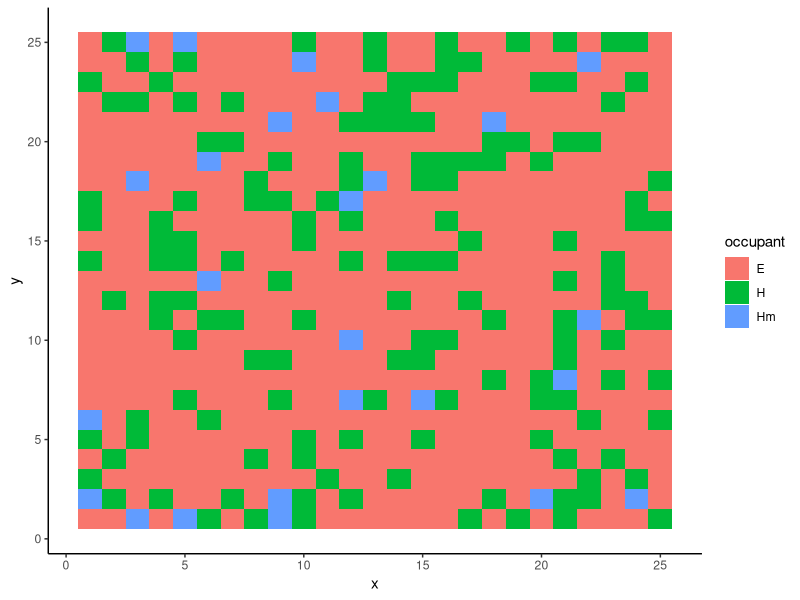
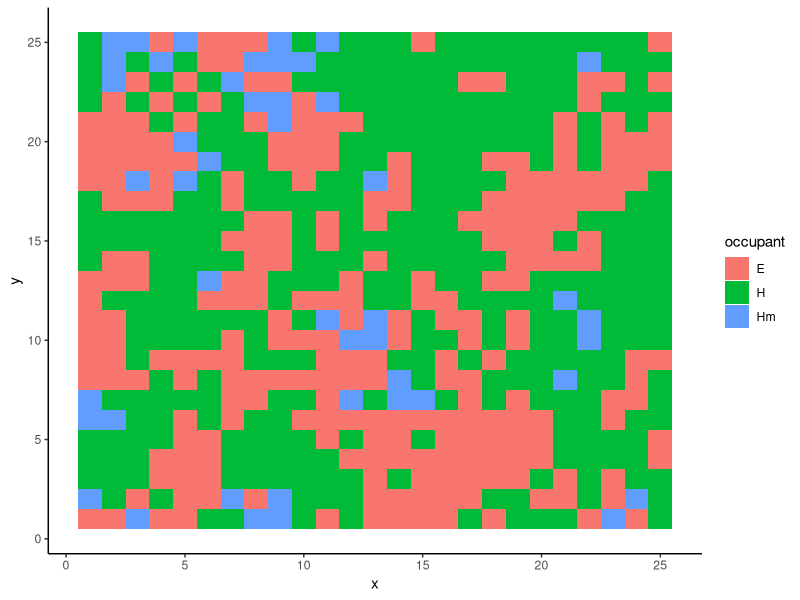
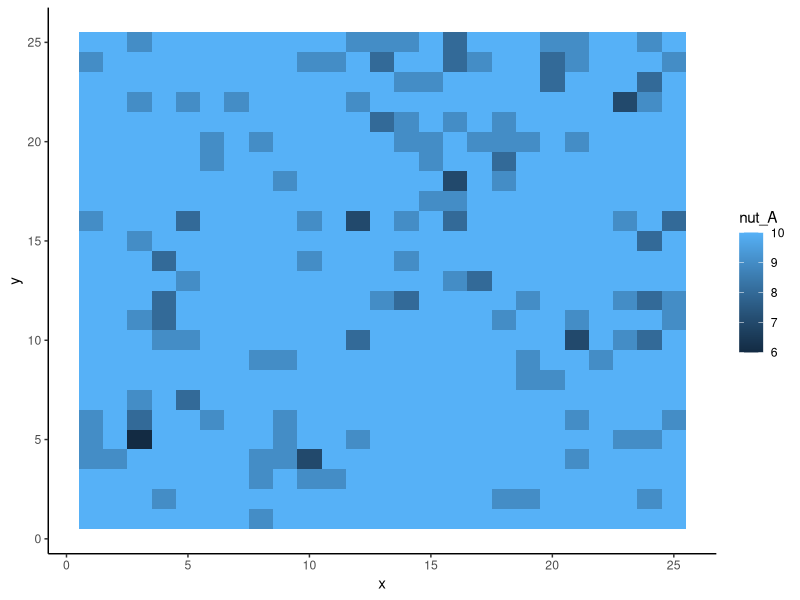
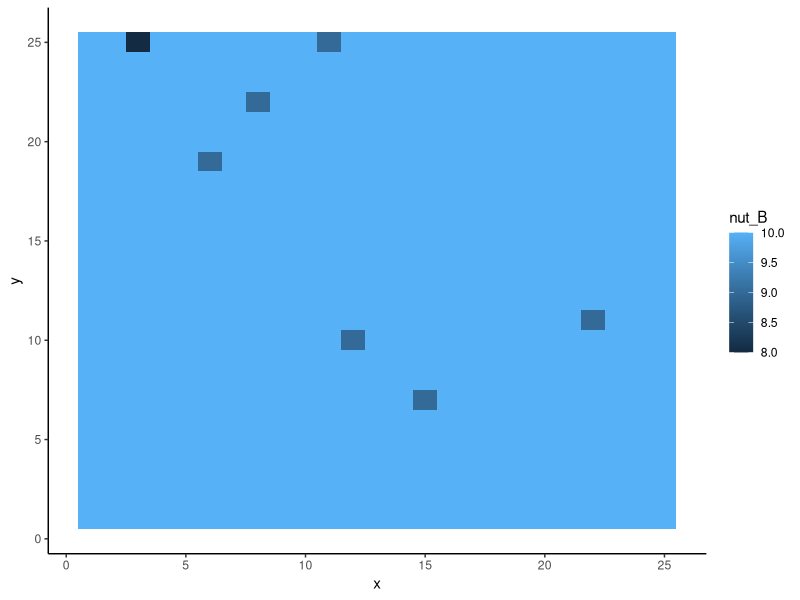

These figures' R source, in order:
library(tidyverse)
library(deSolve)


world_size <- 25
nutA_0 <- 10
nutB_0 <- 10
nutA_prod <- nutB_prod <- 0.1
nutA_K <- nutB_K <- 10
host_occupancy <- 0.3
prop_microbe <- 0.1
D_H <- D_Hm <- 0.01
R_H <- R_Hm <- 0.1
n_gens <- 100

set.seed(1291)
W_0 <- expand_grid(x = 1:world_size,
            y = 1:world_size,
            nut_A = nutA_0,
            nut_B = nutB_0) %>%
  mutate(occupant = sample(x = c("H", "Hm", "E"),
                           size = world_size ^ 2,
                           replace = TRUE,
                           prob = c(host_occupancy * (1 - prop_microbe),
                                    host_occupancy * prop_microbe,
                                    1 - host_occupancy)))
# W_0 %>%
#   ggplot(aes(x = x, y = y)) +
#   geom_tile(aes(fill = occupant)) +
#   theme_classic()

# W_prev <- W_0
# source_id <- 0

W_curr <- W_0
Res <- W_curr %>%
  mutate(gen = 0)
for(gen in 1:10){
  # 1. Deaths
  ii_H <- W_curr$occupant == "H"
  ii_D <- ( runif(n = sum(ii_H), min = 0, max = 1) < D_H ) | ( W_curr$nut_A[ii_H] < 1 )
  W_curr$occupant[ which(ii_H)[which(ii_D)] ] <- "E"
  
  ii_H <- W_curr$occupant == "Hm"
  ii_D <- ( runif(n = sum(ii_H), min = 0, max = 1) < D_Hm ) | ( W_curr$nut_A[ii_H] + W_curr$nut_B[ii_H] < 1 )
  W_curr$occupant[ which(ii_H)[which(ii_D)] ] <- "E"
  
  # 2. Reproduce
  ii_H <- W_curr$occupant == "H" & W_curr$nut_A > 0
  ii_R <- runif(n = sum(ii_H), min = 0, max = 1) < R_H
  
  To_reproduce <- W_curr[ which(ii_H)[which(ii_R)], ]
  # Maybe I can randomize the order of reproductions to ensure
  # no bias in the position
  for(i in 1:nrow(To_reproduce)){
    neighbors <- expand_grid(xn = (To_reproduce$x[i]-1):(To_reproduce$x[i]+1),
                             yn = (To_reproduce$y[i]-1):(To_reproduce$y[i]+1)) %>%
      filter(xn > 0) %>%
      filter(yn > 0) %>%
      filter(xn <= world_size) %>%
      filter(yn <= world_size) %>%
      filter(!(xn == To_reproduce$x[i] & yn == To_reproduce$y[i])) %>%
      left_join(W_curr, by = join_by(xn == x, yn == y))
    
    ii_E <- neighbors$occupant == "E"
    if(sum(ii_E) == 0){
      next
    }else{
      ii_new <- sample(x = which(ii_E), size = 1)
      
      W_curr$occupant[ W_curr$x == neighbors$xn[ii_new] & W_curr$y == neighbors$yn[ii_new] ] <- "H"
      ii_nut <- W_curr$x == To_reproduce$x[i] & W_curr$y == To_reproduce$y[i]
      W_curr$nut_A[ ii_nut ] <- W_curr$nut_A[ ii_nut ] - 1
      
    }
  }
  
  
  ii_H <- W_curr$occupant == "Hm" & (W_curr$nut_A > 0 | W_curr$nut_B > 0) 
  ii_R <- runif(n = sum(ii_H), min = 0, max = 1) < R_Hm
  
  To_reproduce <- W_curr[ which(ii_H)[which(ii_R)], ]
  # Maybe I can randomize the order of reproductions to ensure
  # no bias in the position
  for(i in 1:nrow(To_reproduce)){
    neighbors <- expand_grid(xn = (To_reproduce$x[i]-1):(To_reproduce$x[i]+1),
                             yn = (To_reproduce$y[i]-1):(To_reproduce$y[i]+1)) %>%
      filter(xn > 0) %>%
      filter(yn > 0) %>%
      filter(xn <= world_size) %>%
      filter(yn <= world_size) %>%
      filter(!(xn == To_reproduce$x[i] & yn == To_reproduce$y[i])) %>%
      left_join(W_curr, by = join_by(xn == x, yn == y))
    
    ii_E <- neighbors$occupant == "E"
    if(sum(ii_E) == 0){
      next
    }else{
      ii_new <- sample(x = which(ii_E), size = 1)
      
      W_curr$occupant[ W_curr$x == neighbors$xn[ii_new] & W_curr$y == neighbors$yn[ii_new] ] <- "Hm"
      ii_nut <- W_curr$x == To_reproduce$x[i] & W_curr$y == To_reproduce$y[i]
      nut_A_curr <- W_curr$nut_A[ ii_nut ]
      nut_B_curr <- W_curr$nut_B[ ii_nut ]
      nut_consume <- sample(c("A", "B"), size = 1, prob = c(nut_A_curr, nut_B_curr))
      if(nut_consume == "A"){
        W_curr$nut_A[ ii_nut ] <- nut_A_curr - 1
      }else if(nut_consume == "B"){
        W_curr$nut_B[ ii_nut ] <- nut_B_curr - 1
      }else{
        stop("ERROR: nut_consume", call. = TRUE)
      }
    }
  }
  
  
  # 3. Transmit
  
  # 4. Replenish nutrient
  ii_nut <- runif(n = world_size ^ 2, min = 0, max = 1) < nutA_prod & W_curr$nut_A < nutA_K
  W_curr$nut_A[ ii_nut ] <- W_curr$nut_A[ ii_nut ] + 1
  
  ii_nut <- runif(n = world_size ^ 2, min = 0, max = 1) < nutB_prod & W_curr$nut_B < nutB_K
  W_curr$nut_B[ ii_nut ] <- W_curr$nut_B[ ii_nut ] + 1
  
  Res <- Res %>%
    bind_rows(W_curr %>%
                mutate(gen = gen))
}








Res %>%
  filter(gen == 0) %>%
  ggplot(aes(x = x, y = y)) +
  geom_tile(aes(fill = occupant)) +
  theme_classic()

Res %>%
  filter(gen == 10) %>%
  ggplot(aes(x = x, y = y)) +
  geom_tile(aes(fill = occupant)) +
  theme_classic()



Res %>%
  filter(gen == 10) %>%
  ggplot(aes(x = x, y = y)) +
  geom_tile(aes(fill = nut_A)) +
  theme_classic()

Res %>%
  filter(gen == 10) %>%
  ggplot(aes(x = x, y = y)) +
  geom_tile(aes(fill = nut_B)) +
  theme_classic()

# 
# 
# W_temp <- W_curr %>%
#   pmap_dfr(function(x, y, nut_A, nut_B, occupant, World, world_size = 100){
#     neighbors <- expand_grid(xn = (x-1):(x+1),
#                              yn = (y-1):(y+1)) %>%
#       filter(xn > 0) %>%
#       filter(yn > 0) %>%
#       filter(xn <= world_size) %>%
#       filter(yn <= world_size) %>%
#       filter(!(xn == x & yn == y)) %>%
#       left_join(World, by = join_by(xn == x, yn == y)) %>%
#       mutate(x = x, y = y)
#     
#     to_grow <- NULL
#     
#     if(occupant == "H"){
#       if(nut_A == 0){
#         # Die if no nutrient
#         occupant <- "E"
#       }else if(nut_A > 0){
#         # If nutrient
#         prob <- runif(n = 1, min = 0, max = 1)
#         if(prob < D_H){
#           # Die with D_H prob
#           occupant <- "E"
#         }else if(prob < D_H + R_H){
#           # Use nutrient to grow if empty space
#           ii_E <- which(neighbors$occupant == "E")
#           to_grow <- neighbors[sample(ii_E, size = 1),]
#         }
#       }else{
#         stop("ERROR: nutA", call. = TRUE)
#       }
#     }else if(occupant == "Hm"){
#       if(nut_A == 0 && nut_B == 0){
#         # Die if no nutrient
#         occupant <- "E"
#       }else{
#         # If nutrient
#         prob <- runif(n = 1, min = 0, max = 1)
#         if(prob < D_Hm){
#           # Die with prob D_Hm
#           occupant <- "E"
#         }else if(prob < D_Hm + R_Hm){
#           # Use nutrient to grow if empty space
#           ii_E <- which(neighbors$occupant == "E")
#           to_grow <- neighbors[sample(ii_E, size = 1),]
#         }
#       }
#     }
#     
#     tibble(x = x,
#            y = y,
#            nut_A = nut_A,
#            nut_B = nut_B,
#            occupant = occupant,
#            xn = NA,
#            yn = NA) %>%
#       bind_rows(to_grow)
# 
#   },World = W_curr, world_size = world_size)
# 
# 
# 
# 
# 
# 
# 
# 
# 
# 
# 


# for(i in 1:nrow(W_curr)){
#   prob_i <- runif(n = 1, min = 0, max = 1)
#   # Die if no nutrient or with prob D_H
#   if(W_curr$occupant[i] == "H"){
#     if(prob_i < D_H || W_curr$nut_A[i] == 0){
#       W_curr$occupant[i] <- "E"
#     }else{
#       # If not died, we check neighbors
#       neighbors <- expand_grid(xn = (W_prev$x[i]-1):(W_prev$x[i]+1),
#                                yn = (W_prev$y[i]-1):(W_prev$y[i]+1)) %>%
#         filter(xn > 0) %>%
#         filter(yn > 0) %>%
#         filter(xn <= world_size) %>%
#         filter(yn <= world_size) %>%
#         filter(!(xn == W_curr$x[i] & yn == W_curr$y[i])) %>%
#         left_join(W_prev, by = join_by(xn == x, yn == y)) %>%
#         mutate(xs = W_prev$x[i], ys = W_prev$y[i])
#       
#       if(prob_i < D_H + R_H && any(neighbors$occupant == "E")){
#         # If nutrient and and space, reproduce with prob_i using nut_A
#         n_ii <- sample(nrow(neighbors),size = 1, replace = FALSE, prob = 1*(neighbors$occupant == "E"))
#         new_ii <- W_curr$x == neighbors$xn[n_ii] & W_curr$y == neighbors$yn[n_ii]
#         W_curr$occupant[new_ii] <- "H"
#         W_curr$nut_A[i] <- W_curr$nut_A[i]
#       }
#     }
#   }
#   
# }
